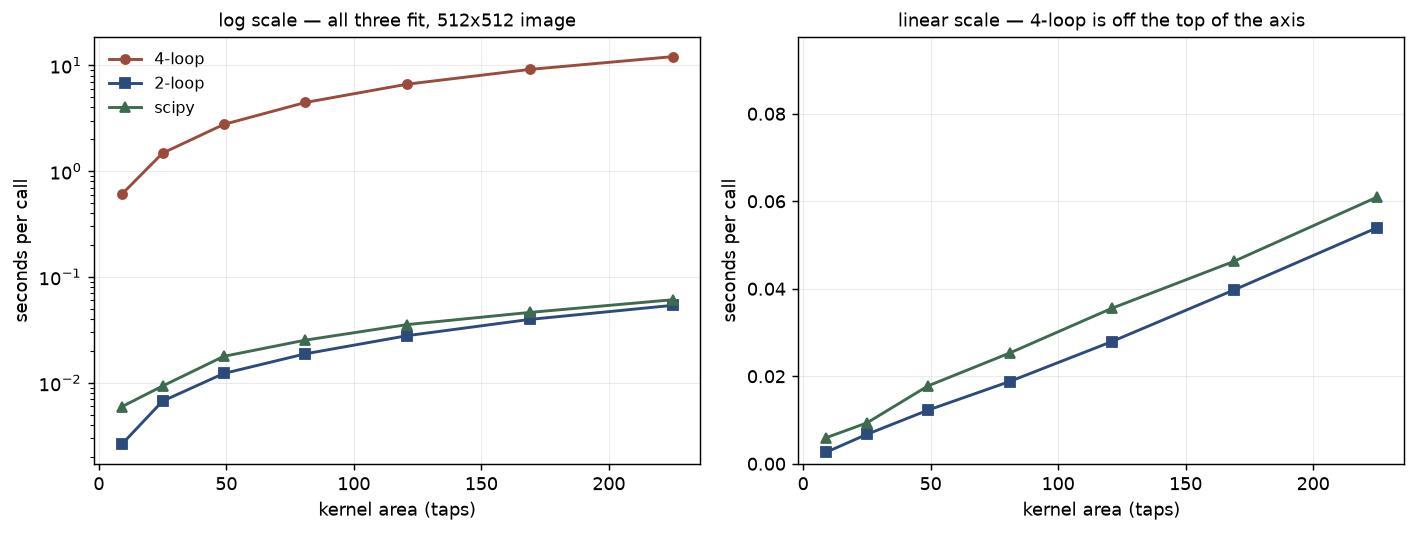
#> input picture projects/proj2/photos/p11_scaling.jpg, 1417 x 533 px
$ python convolve.py --image photos/p11_scaling.jpg
#> lines starting #> are read from the running program, lines starting #| are printed output that depends on the picture
### projects/proj2/utils.py
"""Shared I/O, display, and figure helpers for proj2.

Convention used everywhere in this project: images are float64 in [0, 1].
Grayscale is (H, W); color is (H, W, 3). Nothing else.
"""

import os

import numpy as np
import skimage.io as skio
import skimage.color as skcolor
import matplotlib.pyplot as plt

OUTDIR = os.path.join(os.path.dirname(os.path.abspath(__file__)), "output")


# ==========================================================================
# I/O
# ==========================================================================
def imread(path, gray=False):
    """Read an image as float64 in [0, 1]. Drops an alpha channel if present."""
    im = skio.imread(path)
    if im.dtype == np.uint8:
        im = im.astype(np.float64) / 255.0
    elif im.dtype == np.uint16:
        im = im.astype(np.float64) / 65535.0
    else:
        im = im.astype(np.float64)
    if im.ndim == 3 and im.shape[2] == 4:
        im = im[:, :, :3]
    if gray and im.ndim == 3:
        im = skcolor.rgb2gray(im)
    return im


# [40 lines left out: functions imsave, trim_uniform_border, not called in this run]


def to_uint8(im):
    return (np.clip(im, 0, 1) * 255).astype(np.uint8)


def to_gray(im):
    return skcolor.rgb2gray(im) if im.ndim == 3 else im


# ==========================================================================
# Display scaling
#
# Derivatives and Laplacian levels are signed. Squashing them with clip()
# throws away every negative value, so use one of these instead and say in
# the writeup which one a given figure used.
# ==========================================================================
# [4 lines left out: function norm01, not called in this run]


def norm_signed(im, pct=99.5):
    """Map 0 -> mid gray, symmetric about zero. The honest view of a derivative.

    Scaled by the `pct` percentile of |im| rather than the max, because a
    handful of extreme pixels (a specular highlight, a hard occlusion edge)
    otherwise compress the entire rest of the image into flat gray. Values
    beyond the percentile clip, which is the intended trade: saturate a few
    hundred pixels so the millions in between stay readable. Pass pct=100 for
    a strict max scaling.
    """
    m = np.abs(im).max() if pct >= 100 else np.percentile(np.abs(im), pct)
    if m < 1e-12:
        return np.full_like(im, 0.5)
    return np.clip(im / (2 * m) + 0.5, 0, 1)


# ==========================================================================
# Figures
# ==========================================================================
def show_row(images, titles, name=None, cmap="gray", subdir=None, figsize_h=3.2):
    """One row of panels, shared styling. Saves to output/ if `name` is given."""
    n = len(images)
    fig, axes = plt.subplots(1, n, figsize=(figsize_h * n, figsize_h * 1.15))
    axes = np.atleast_1d(axes)
    for ax, im, t in zip(axes, images, titles):
        ax.imshow(im, cmap=None if im.ndim == 3 else cmap, vmin=0, vmax=1)
        ax.set_title(t, fontsize=9)
        ax.axis("off")
    fig.tight_layout()
    if name:
        d = OUTDIR if subdir is None else os.path.join(OUTDIR, subdir)
        os.makedirs(d, exist_ok=True)
        path = os.path.join(d, name)
        fig.savefig(path, dpi=130, bbox_inches="tight")
        print(f"wrote {os.path.relpath(path)}")
        plt.close(fig)
        return path
    return fig


# [48 lines left out: functions show_grid, fft_logmag, check_size, not called in this run]

### projects/proj2/convolve.py
"""Part 1.1 -- Convolutions from scratch.

Deliverables: the two implementations below, a runtime table against
scipy.signal.convolve2d, and your grayscale self-portrait convolved with a
9x9 box filter, D_x, and D_y.

    python convolve.py --image data/selfie.jpg
    python convolve.py --image data/selfie.jpg --bench
"""

import argparse
import os
import time

import numpy as np
import skimage.transform as sktr
from scipy.signal import convolve2d as scipy_convolve2d

import utils

DX = np.array([[1.0, 0.0, -1.0]])
DY = DX.T
BOX9 = np.ones((9, 9)) / 81.0


def pad_for(im, k, mode):
    """Zero-pad so the valid region has 'same' or 'full' geometry.

    full: output is im + k - 1  -> pad k-1 on both sides.
    same: output is im.shape    -> the centered crop of 'full'. For an odd
          kernel that is k//2 on each side; for an even one there is no true
          center, so the padding is lopsided, matching what scipy calls 'same'.
    """
    kh, kw = k.shape
    if mode == "full":
        pads = ((kh - 1, kh - 1), (kw - 1, kw - 1))
    else:
        pads = ((kh - 1 - (kh - 1) // 2, (kh - 1) // 2),
                (kw - 1 - (kw - 1) // 2, (kw - 1) // 2))
    return np.pad(im, pads, mode="constant", constant_values=0)


def out_shape(im, k, mode):
    """Shape of the valid region once the image has been padded for `mode`."""
    kh, kw = k.shape
    padded = pad_for(im, k, mode)
    return padded, padded.shape[0] - kh + 1, padded.shape[1] - kw + 1


# [20 lines left out: function conv2d_4loop, not called in this run]


def conv2d_2loop(im, k, mode="same"):
    """Two loops over the kernel only.

    Same arithmetic as the 4-loop version, reassociated: instead of visiting
    one output pixel and summing kh*kw products, visit one kernel tap and
    apply it to every output pixel at once. The image slice
    padded[i:i+H, j:j+W] is exactly the set of pixels that tap (i, j) touches,
    so the inner two loops become a single vectorized add.
    """
    kf = k[::-1, ::-1]
    kh, kw = k.shape
    padded, H, W = out_shape(im, k, mode)

    out = np.zeros((H, W))
    for i in range(kh):
        for j in range(kw):
            out += kf[i, j] * padded[i:i + H, j:j + W]
    return out


# [104 lines left out: functions compare, scaling_plot, accumulation_figure, not called in this run]


def main():
    ap = argparse.ArgumentParser(description="Part 1.1 -- convolution from scratch")
    ap.add_argument("--image", default="data/selfie.jpg", help="your self-portrait")
    ap.add_argument("--bench", action="store_true", help="print the runtime table")
    ap.add_argument("--scaling", action="store_true",
                    help="runtime vs kernel area, both scales")
    ap.add_argument("--accum", action="store_true",
                    help="show the 2-loop output building up tap by tap")
    ap.add_argument("--scale", type=float, default=1.0,
                    help="downscale before running; the 4-loop version is O(HWkhkw) "
                         "in pure Python, so benchmark it small")
    args = ap.parse_args()

    im = utils.imread(args.image, gray=True)
#> in imread, im is the input picture: shape (533, 1417, 3); mean R, G, B 246.7, 246.9, 247
    if args.scale != 1.0:
        im = sktr.rescale(im, args.scale, anti_aliasing=True)

    if args.bench:
        for k, label in [(BOX9, "box 9x9"), (DX, "D_x"), (DY, "D_y")]:
            compare(im, k, label)
        return

    if args.scaling:
        scaling_plot(im)
        return

    if args.accum:
        accumulation_figure(im)
        return

    box = conv2d_2loop(im, BOX9, "same")
#> in pad_for, `return np.pad(im, pads, mode="constant", constant_values=0)`:
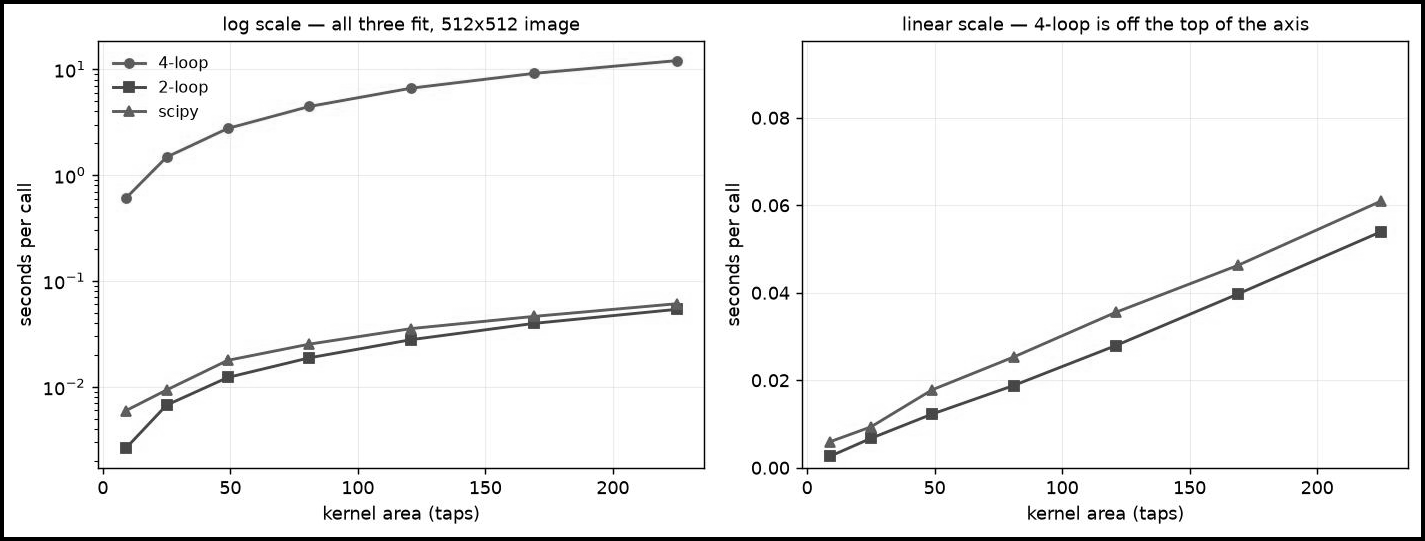
#> returned value: shape (541, 1425) float64; min 0, max 1, mean 0.948
#> in conv2d_2loop, `padded, H, W = out_shape(im, k, mode)`: H = 533; W = 1417
#> after the loop in conv2d_2loop, `for i in range(kh):`:
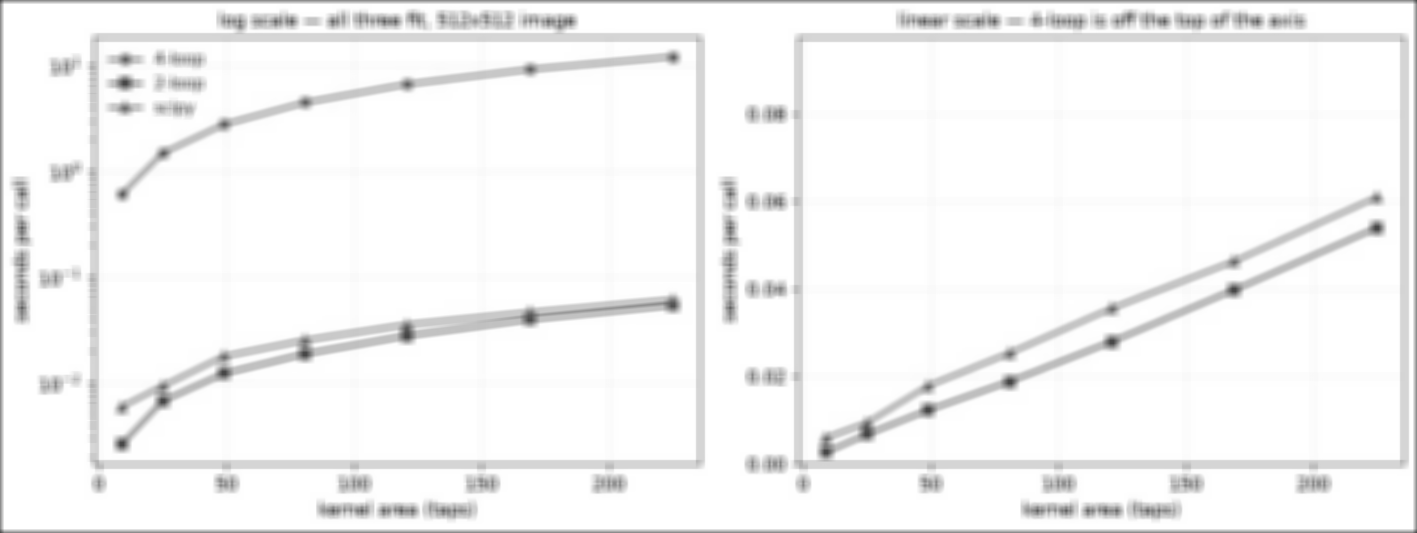
#> out: shape (533, 1417) float64; min 0.276, max 1, mean 0.962
    dx = conv2d_2loop(im, DX, "same")
#> call 2 of conv2d_2loop, with k = array of shape (1, 3), mode = 'same'
#> after the loop in conv2d_2loop (call 2), `for i in range(kh):`:
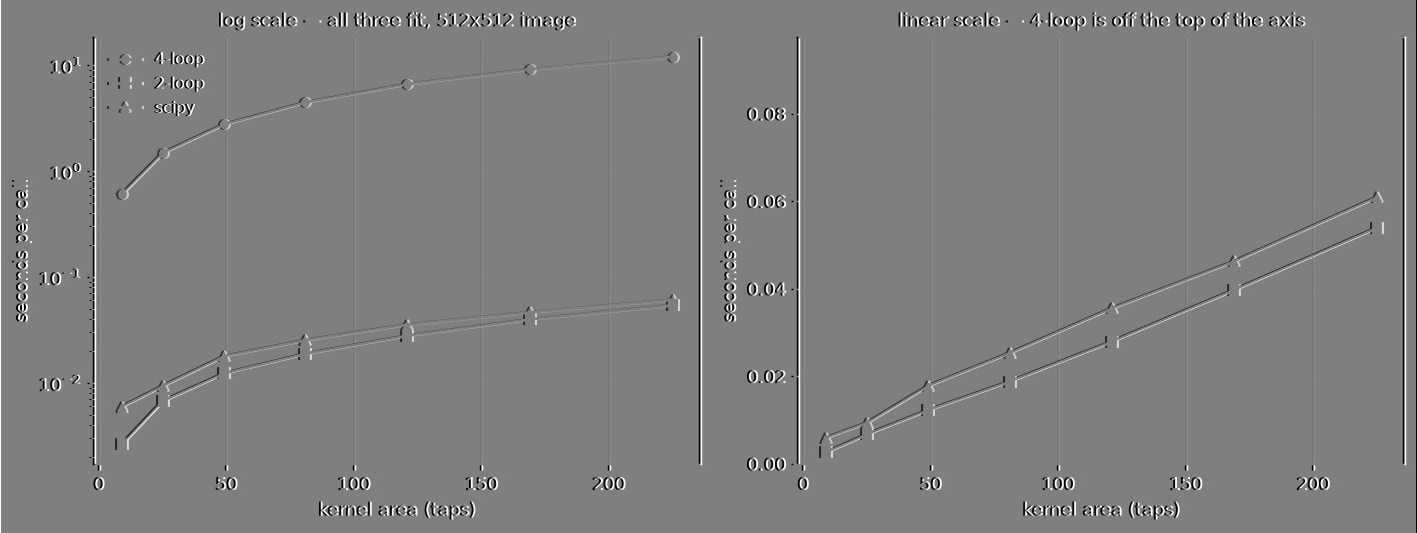
#> out: shape (533, 1417) float64; min -1, max 1, mean -5.88e-22; drawn with min black and max white
    dy = conv2d_2loop(im, DY, "same")
#> call 3 of conv2d_2loop, with k = array of shape (3, 1), mode = 'same'
#> call 3 of pad_for, with k = array of shape (3, 1), mode = 'same'
#> in pad_for (call 3), `return np.pad(im, pads, mode="constant", constant_values=0)`:
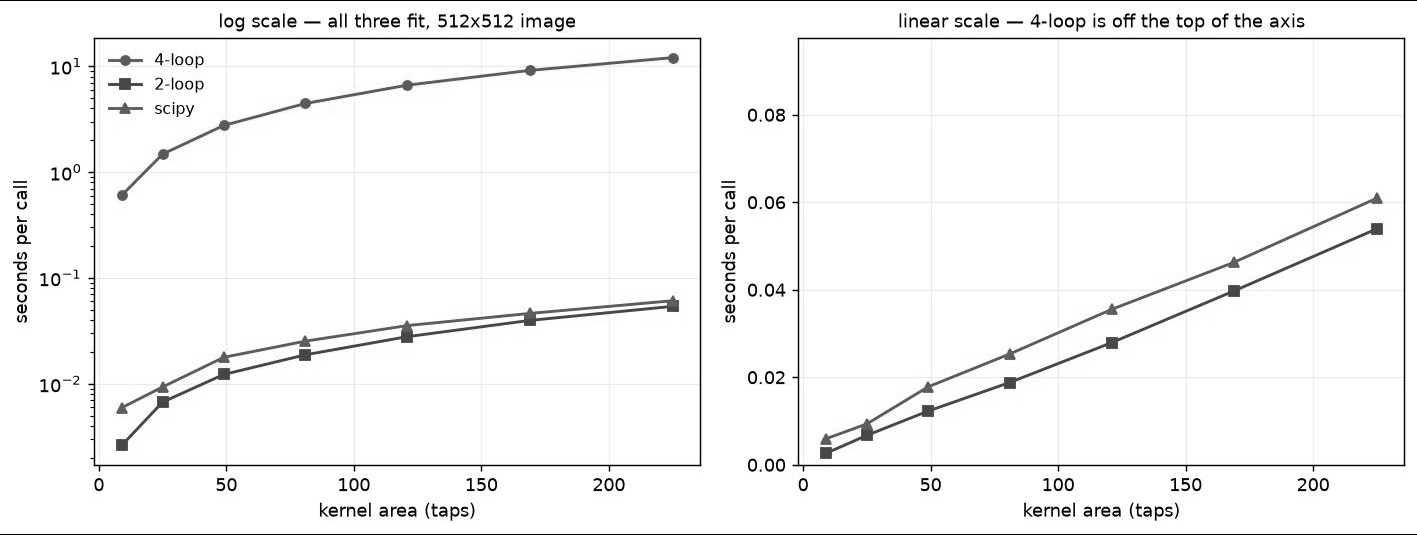
#> returned value: shape (535, 1417) float64; min 0, max 1, mean 0.964
#> after the loop in conv2d_2loop (call 3), `for i in range(kh):`:
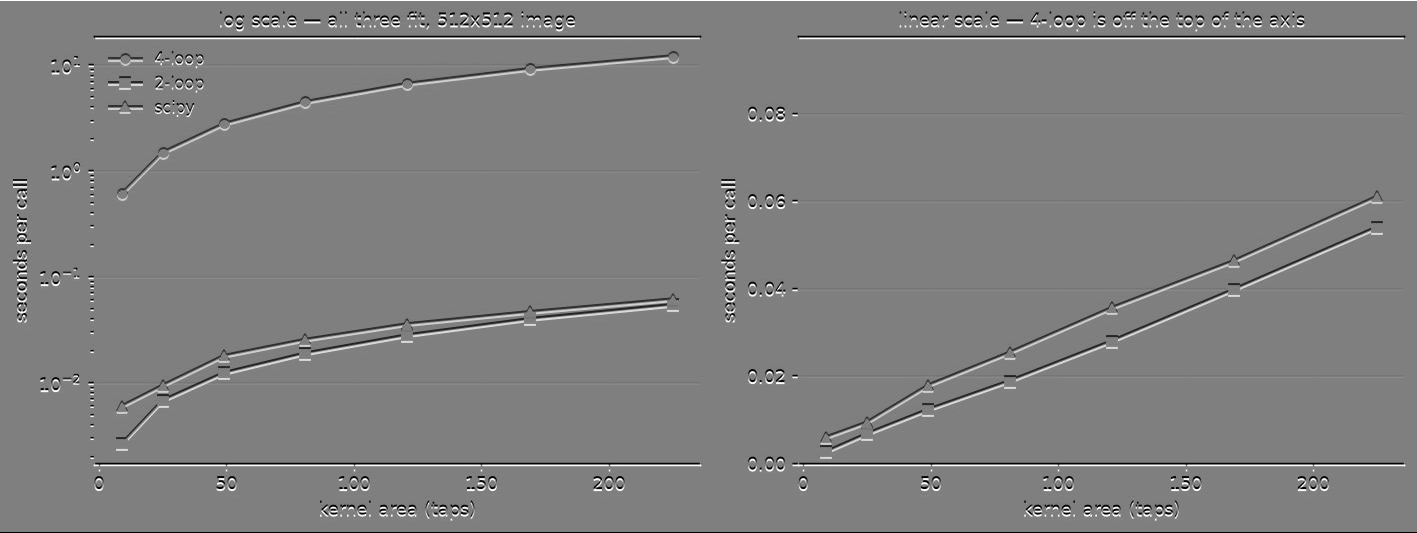
#> out: shape (533, 1417) float64; min -1, max 1, mean -9.03e-19; drawn with min black and max white

    utils.show_row(
        [im, np.clip(box, 0, 1), utils.norm_signed(dx), utils.norm_signed(dy)],
        ["original", "box 9x9", "D_x", "D_y"],
        name="p11_selfie_filters.jpg",
    )
#> in norm_signed, `m = np.abs(im).max() if pct >= 100 else np.percentile(np.abs(im), pct)`: m = 0.996
#> in show_row, `n = len(images)`: n = 4
#> the loop in show_row, `for ax, im, t in zip(axes, images, titles):` made 4 passes
#> t on passes 1 to 4: 'original', 'box 9x9', 'D_x', 'D_y'
#> in show_row, `fig.savefig(path, dpi=130, bbox_inches="tight")`:
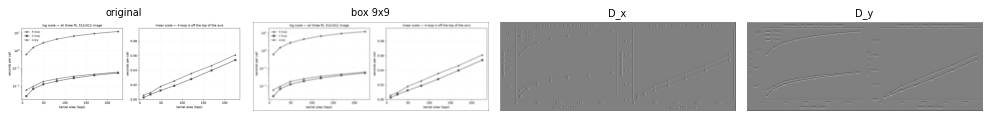
#> figure drawn by matplotlib, 4 panels


if __name__ == "__main__":
    main()

$ run again, with projects/proj2/photos/p13_dog_kernels.jpg copied over projects/proj2/photos/p11_scaling.jpg
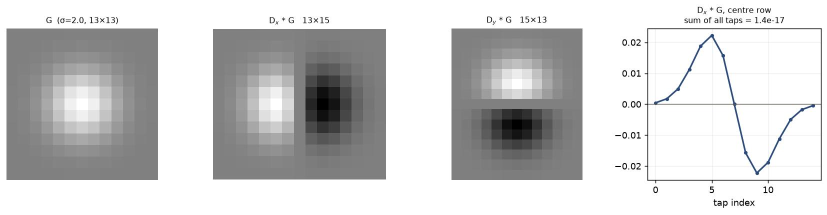
#> input picture projects/proj2/photos/p13_dog_kernels.jpg, 1654 x 429 px (shown at 1/2 size)
#> in imread, im is the input picture: shape (429, 1654, 3); mean R, G, B 205.1, 205.2, 205.3
#> H = 429; W = 1654
#> after the loop in conv2d_2loop (call 3), `for i in range(kh):`:
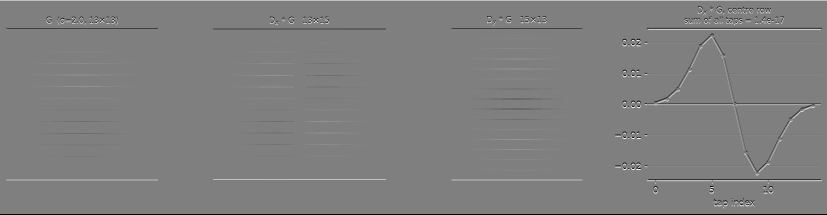
#> out: shape (429, 1654) float64 (shown at 1/2 size); min -1, max 1, mean 6.41e-19; drawn with min black and max white
#> m = 0.922
#> n = 4
#> the loop in show_row, `for ax, im, t in zip(axes, images, titles):` made 4 passes
#> t on passes 1 to 4: 'original', 'box 9x9', 'D_x', 'D_y'
#> in show_row, `fig.savefig(path, dpi=130, bbox_inches="tight")`:
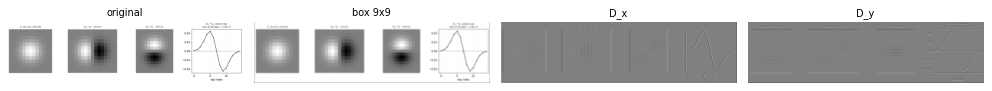
#> figure drawn by matplotlib, 4 panels
